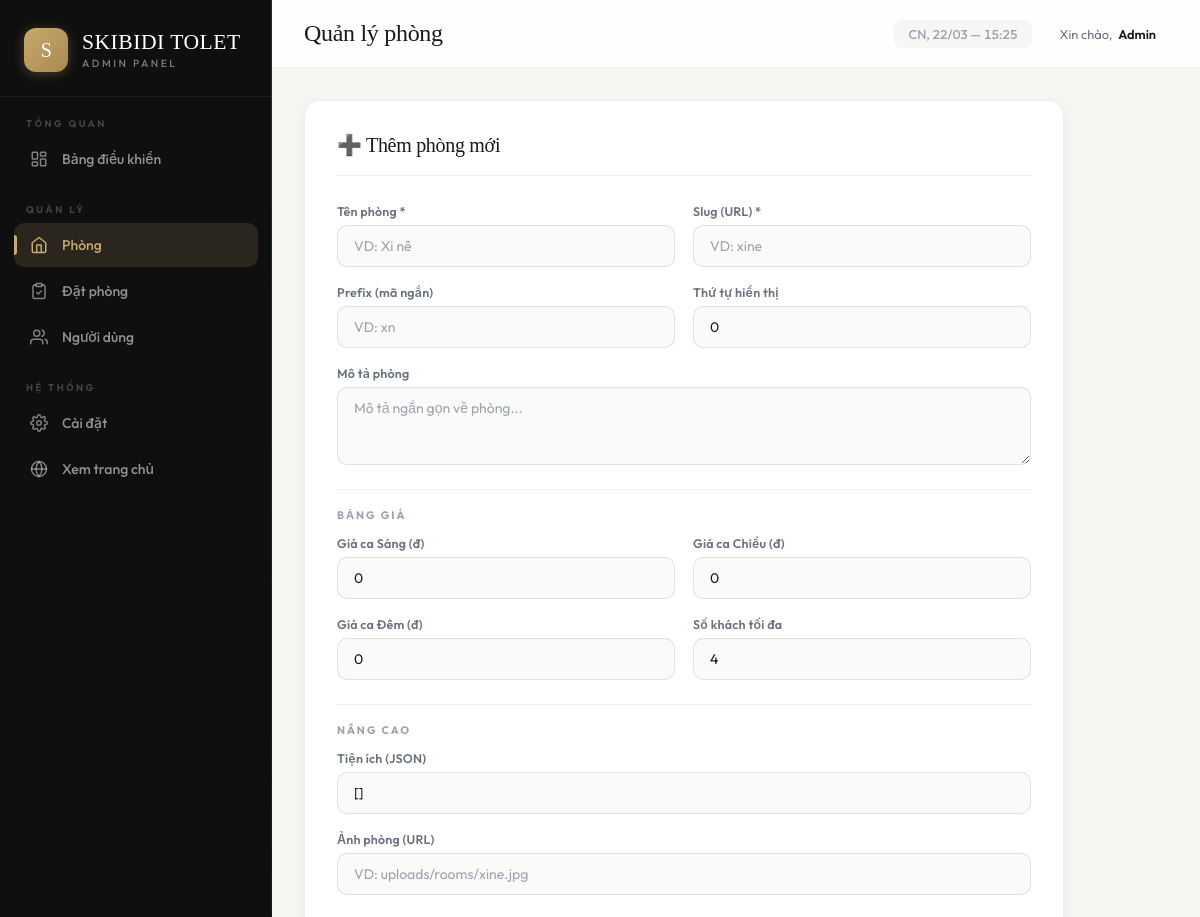
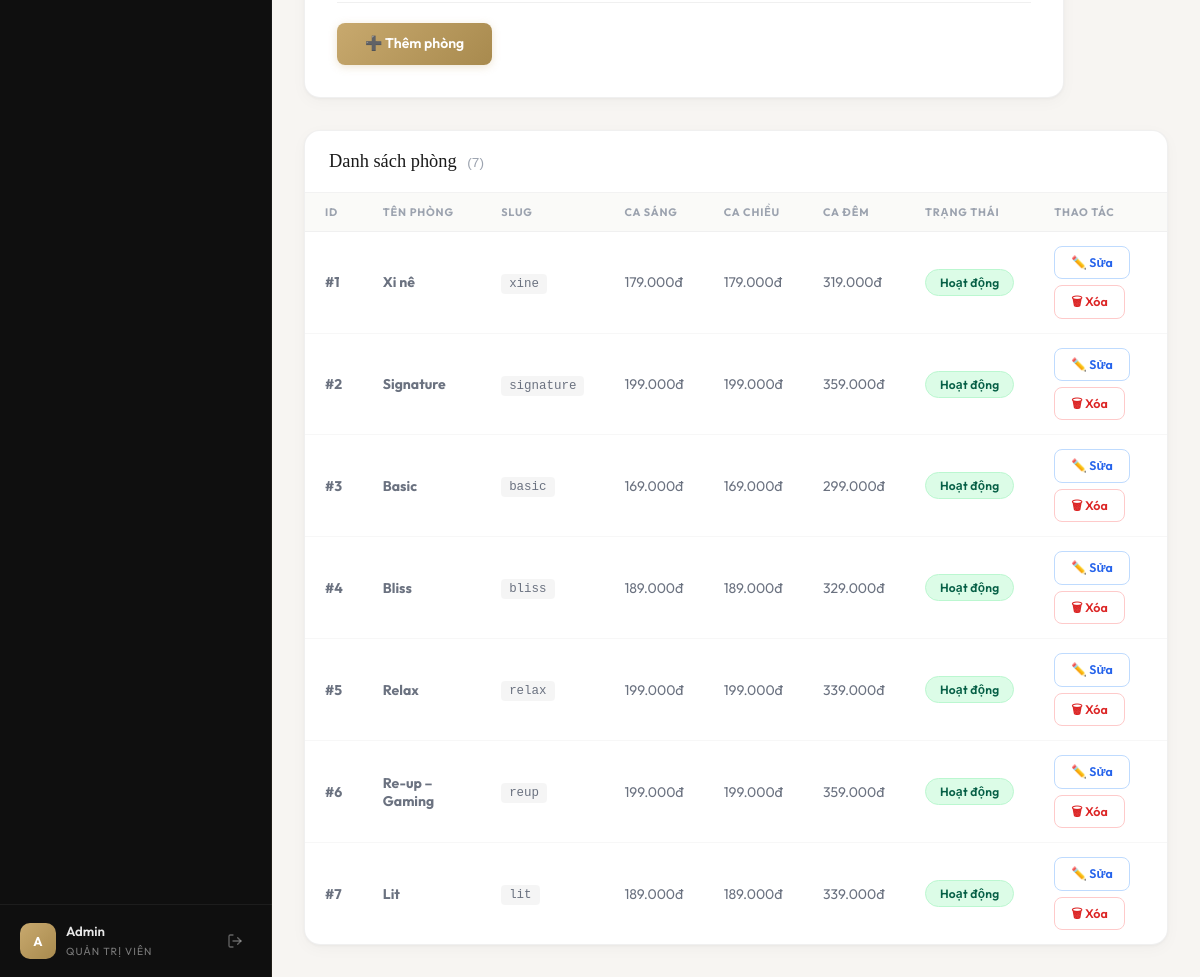
Screenshot of /pages/admin/rooms.php (signed in) with the database file from the repository (2 pictures, top to bottom).
### tables this page shows
CREATE TABLE IF NOT EXISTS rooms (
    id          INT AUTO_INCREMENT PRIMARY KEY,
    slug        VARCHAR(50)  NOT NULL UNIQUE,     
    prefix      VARCHAR(5)   NOT NULL,            
    name        VARCHAR(100) NOT NULL,            
    description TEXT         DEFAULT NULL,        
    price_morning   INT NOT NULL DEFAULT 0,       
    price_afternoon INT NOT NULL DEFAULT 0,       
    price_overnight INT NOT NULL DEFAULT 0,       
    max_guests  INT NOT NULL DEFAULT 4,           
    amenities   JSON         DEFAULT NULL,        
    image_url   VARCHAR(255) DEFAULT NULL,        
    is_active   TINYINT(1)   NOT NULL DEFAULT 1,  
    sort_order  INT NOT NULL DEFAULT 0,           
    created_at  DATETIME NOT NULL DEFAULT CURRENT_TIMESTAMP,
    updated_at  DATETIME NOT NULL DEFAULT CURRENT_TIMESTAMP ON UPDATE CURRENT_TIMESTAMP
);

### includes/auth.php (called while the page is built, shortened)
<?php
function e(string $str): string
{
    return htmlspecialchars(trim($str), ENT_QUOTES, 'UTF-8');
}
function vnd(int $amount): string
{
    return number_format($amount, 0, ',', '.') . 'đ';
}

### pages/admin/rooms.php (the view, shortened to what this page needs)
<?php
require_once __DIR__ . '/../../includes/auth.php';
$conn = db();
$rooms = $conn->query("SELECT * FROM rooms ORDER BY sort_order ASC, id ASC");
$editing = null;
include __DIR__ . '/../../includes/admin_header.php';
?>
<div class="admin-form" style="margin-bottom:32px;">
    <h3><?= $editing ? '✏️ Chỉnh sửa — '.e($editing['name']) : '➕ Thêm phòng mới' ?></h3>
    <form method="POST" action="<?= BASE_URL ?>api/room_action.php?action=<?= $editing ? 'update' : 'create' ?>">
        <div class="form-row">
            <div class="form-group">
                <label>Tên phòng *</label>
                <input type="text" name="name" required value="<?= e($editing['name'] ?? '') ?>" placeholder="VD: Xi nê">
            </div>
            <div class="form-group">
                <label>Slug (URL) *</label>
                <input type="text" name="slug" required value="<?= e($editing['slug'] ?? '') ?>" placeholder="VD: xine">
            </div>
        </div>
        <div class="form-row">
            <div class="form-group">
                <label>Prefix (mã ngắn)</label>
                <input type="text" name="prefix" maxlength="5" value="<?= e($editing['prefix'] ?? '') ?>" placeholder="VD: xn">
            </div>
            <div class="form-group">
                <label>Thứ tự hiển thị</label>
                <input type="number" name="sort_order" value="<?= $editing['sort_order'] ?? 0 ?>">
            </div>
        </div>
        <div class="form-row full">
            <div class="form-group">
                <label>Mô tả phòng</label>
                <textarea name="description" rows="3" placeholder="Mô tả ngắn gọn về phòng..."><?= e($editing['description'] ?? '') ?></textarea>
            </div>
        </div>
        <div style="font-size:0.68rem;font-weight:700;text-transform:uppercase;letter-spacing:2px;color:var(--text-muted);margin:24px 0 14px;padding-top:18px;border-top:1px solid rgba(0,0,0,0.06);">Bảng giá</div>
        <div class="form-row">
            <div class="form-group">
                <label>Giá ca Sáng (đ)</label>
                <input type="number" name="price_morning" value="<?= $editing['price_morning'] ?? 0 ?>">
            </div>
            <div class="form-group">
                <label>Giá ca Chiều (đ)</label>
                <input type="number" name="price_afternoon" value="<?= $editing['price_afternoon'] ?? 0 ?>">
            </div>
        </div>
        <div class="form-row">
            <div class="form-group">
                <label>Giá ca Đêm (đ)</label>
                <input type="number" name="price_overnight" value="<?= $editing['price_overnight'] ?? 0 ?>">
            </div>
            <div class="form-group">
                <label>Số khách tối đa</label>
                <input type="number" name="max_guests" min="1" max="10" value="<?= $editing['max_guests'] ?? 4 ?>">
            </div>
        </div>
        <div style="font-size:0.68rem;font-weight:700;text-transform:uppercase;letter-spacing:2px;color:var(--text-muted);margin:24px 0 14px;padding-top:18px;border-top:1px solid rgba(0,0,0,0.06);">Nâng cao</div>
        <div class="form-row full">
            <div class="form-group">
                <label>Tiện ích (JSON)</label>
                <input type="text" name="amenities" value='<?= e($editing['amenities'] ?? '[]') ?>' placeholder='["Wifi","Máy chiếu","Giường lớn"]'>
            </div>
        </div>
        <div class="form-row full">
            <div class="form-group">
                <label>Ảnh phòng (URL)</label>
                <input type="text" name="image_url" value="<?= e($editing['image_url'] ?? '') ?>" placeholder="VD: uploads/rooms/xine.jpg">
            </div>
        </div>
        <div style="display:flex;gap:12px;margin-top:24px;padding-top:20px;border-top:1px solid rgba(0,0,0,0.06);">
            <button type="submit" class="act-btn primary" style="padding:11px 28px;font-size:0.875rem">
                <?= $editing ? '💾 Cập nhật phòng' : '➕ Thêm phòng' ?>
            </button>
        </div>
    </form>
</div>
<div class="admin-table-wrap">
    <div class="admin-table-header">
        <h3>Danh sách phòng <span style="color:var(--text-muted);font-family:'DM Sans',sans-serif;font-size:0.85rem;font-weight:500;margin-left:6px">(<?= $rooms->num_rows ?>)</span></h3>
    </div>
    <div class="table-scroll">
        <table class="admin-table">
            <thead>
                <tr>
                    <th>ID</th>
                    <th>Tên phòng</th>
                    <th>Slug</th>
                    <th>Ca sáng</th>
                    <th>Ca chiều</th>
                    <th>Ca đêm</th>
                    <th>Trạng thái</th>
                    <th>Thao tác</th>
                </tr>
            </thead>
            <tbody>
            <?php while ($r = $rooms->fetch_assoc()): ?>
                <tr>
                    <td class="td-bold">#<?= $r['id'] ?></td>
                    <td class="td-bold"><?= e($r['name']) ?></td>
                    <td class="td-muted"><code style="background:rgba(0,0,0,0.04);padding:3px 8px;border-radius:4px;font-size:0.78rem"><?= e($r['slug']) ?></code></td>
                    <td><?= vnd($r['price_morning']) ?></td>
                    <td><?= vnd($r['price_afternoon']) ?></td>
                    <td><?= vnd($r['price_overnight']) ?></td>
                    <td>
                        <?= $r['is_active']
                            ? '<span class="badge badge-paid">Hoạt động</span>'
                            : '<span class="badge badge-canceled">Ẩn</span>' ?>
                    </td>
                    <td>
                        <div class="act-group">
                            <a href="rooms.php?edit=<?= $r['id'] ?>" class="act-btn blue">✏️ Sửa</a>
                            <a href="<?= BASE_URL ?>api/room_action.php?action=delete&id=<?= $r['id'] ?>" class="act-btn red" data-confirm="Bạn có chắc muốn xóa phòng '<?= e($r['name']) ?>'? Dữ liệu đặt phòng liên quan cũng sẽ bị xóa.">🗑 Xóa</a>
                        </div>
                    </td>
                </tr>
            <?php endwhile; ?>
            </tbody>
        </table>
    </div>
</div>
<?php
include __DIR__ . '/../../includes/admin_footer.php';
?>

### rows the page displays
rooms: id "1", name "Xi nê", slug "xine", price_morning "179.000đ", price_afternoon "179.000đ", price_overnight "319.000đ", is_active "Hoạt động"
rooms: id "2", name "Signature", slug "signature", price_morning "199.000đ", price_afternoon "199.000đ", price_overnight "359.000đ", is_active "Hoạt động"
rooms: id "3", name "Basic", slug "basic", price_morning "169.000đ", price_afternoon "169.000đ", price_overnight "299.000đ", is_active "Hoạt động"
rooms: id "4", name "Bliss", slug "bliss", price_morning "189.000đ", price_afternoon "189.000đ", price_overnight "329.000đ", is_active "Hoạt động"
rooms: id "5", name "Relax", slug "relax", price_morning "199.000đ", price_afternoon "199.000đ", price_overnight "339.000đ", is_active "Hoạt động"
rooms: id "6", name "Re-up – Gaming", slug "reup", price_morning "199.000đ", price_afternoon "199.000đ", price_overnight "359.000đ", is_active "Hoạt động"
rooms: id "7", name "Lit", slug "lit", price_morning "189.000đ", price_afternoon "189.000đ", price_overnight "339.000đ", is_active "Hoạt động"

### other values shown
mb_substr(current_user()['name'], 0, 1, 'UTF-8') "A"
current_user()['name'] "Admin"
$page_title "Quản lý phòng"
$rooms->num_rows "7"
